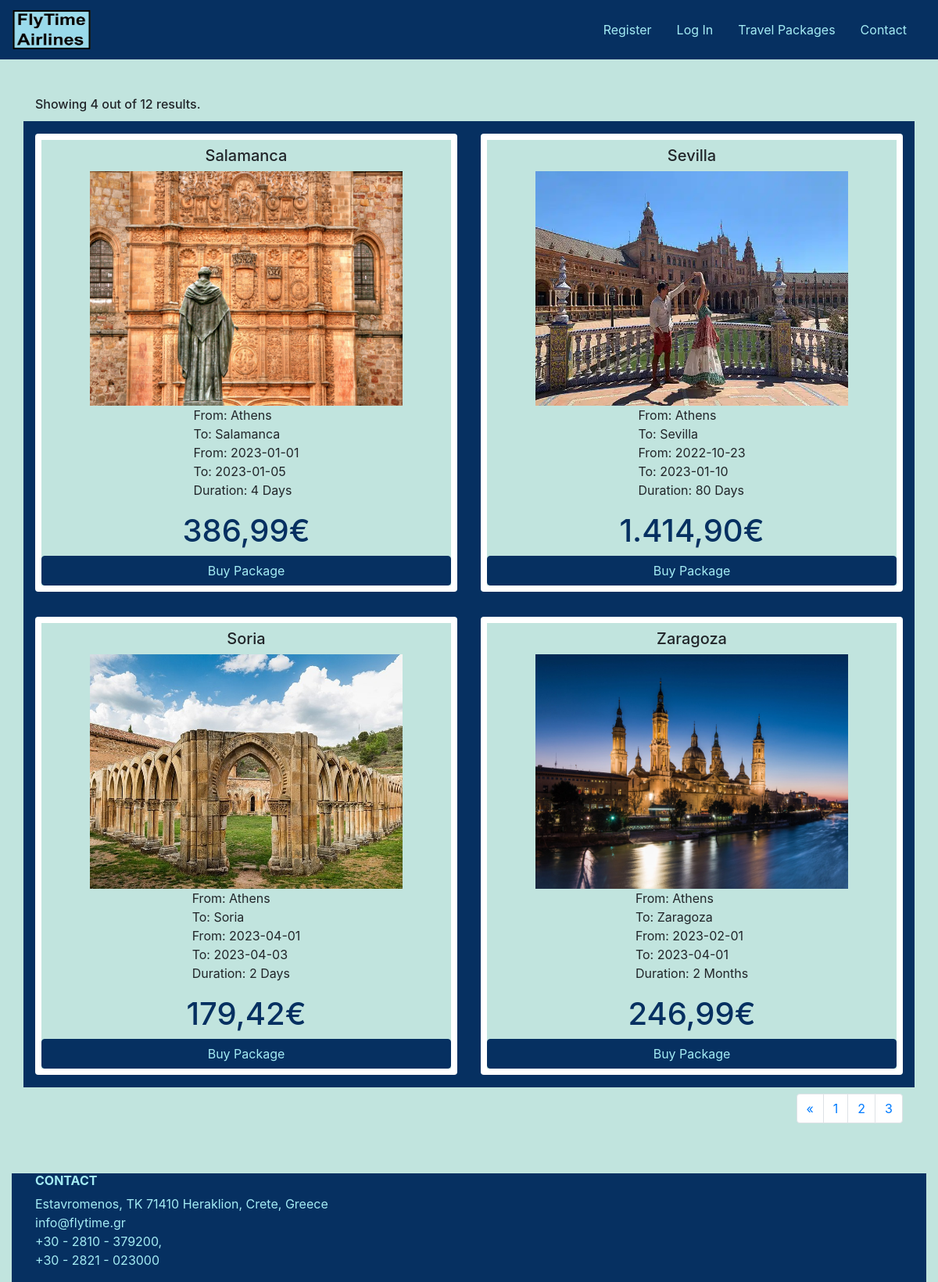
Screenshot of /HTML/travel_packages_list_page3.php with the database file from the repository.
### tables this page shows
CREATE TABLE `travelpackage` (
  `ProductID` varchar(3) NOT NULL,
  `Price` varchar(10) NOT NULL,
  `Quantity` int(3) NOT NULL,
  `PhotoURL` varchar(80) NOT NULL,
  `FromCity` varchar(20) NOT NULL,
  `ToCity` varchar(20) NOT NULL,
  `FromDate` date NOT NULL,
  `ToDate` date NOT NULL,
  `Duration` varchar(20) NOT NULL
);

### PHP/travel_packages_list_page.php (called while the page is built, shortened)
<?php
    function getPackages()
    {
        $servername = "localhost";
        $username = "root";
        $dbpassword = "";
        $dbname= "eshop";
        $conn = new mysqli($servername, $username, $dbpassword, $dbname);
        $select = mysqli_query($conn, "SELECT * FROM travelpackage");
        $packages = array();
        $index = 0;
        while($row = $select->fetch_assoc())
        {
            $packages[$index] = $row;
            $index+=1;
        }
        return $packages;
    }
?>

### HTML/travel_packages_list_page3.php (the view, shortened to what this page needs)
<?php
        $isLoggedIn = isset($_SESSION["email"]);
        require ("/xampp/htdocs/TP4795PROJECTINTERFACE/PHP/travel_packages_list_page.php");
        $packages = getPackages();
        $page = 8;
?>
<!DOCTYPE html>
<html lang="en">
<head>
    <link rel="stylesheet" href="https://cdn.jsdelivr.net/npm/bootstrap@4.5.3/dist/css/bootstrap.min.css"
>
    <link rel="stylesheet" type="text/css" href="../CSS/travel_packages_list_page.css">
</head>
<body>
    <nav class="navbar navbar-expand-md">
        <a class="navbar-brand" href="home.php">
                <img src="../Images_and_Icons/FlyTimeLogo.png" width="100" height="50">
        </a>
        <div class="collapse navbar-collapse" id="main-navigation">
                <ul class="navbar-nav">
                        <?php if (!$isLoggedIn)
                        { ?>
                                <li class="nav-item">
                                        <a class="nav-link" href="sign_up.php">Register</a>
                                </li>
                        <?php } ?>
                        <?php if (!$isLoggedIn)
                        { ?>
                                <li class="nav-item">
                                        <a class="nav-link" href="login.php">Log In</a>
                                </li>
                        <?php } ?>
                        <li class="nav-item">
                                <a class="nav-link" href="travel_packages_list_page.php">Travel Packages</a>
                        </li>
                        <li class="nav-item">
                                <a class="nav-link" href="contact.php">Contact</a>
                        </li>
                </ul>
        </div>
</nav>
    <header class="page-header header container-fluid">
        <div class="container mt-5 mb-5">
            <div class="row">
                <div class="col-md-12">
                    <div class="d-flex flex-row justify-content-between align-items-center filters">
                        <h6>Showing 4 out of 12 results.</h6>
                    </div>
                </div>
            </div>
            <div class="row mt-1" id="Items">
            <?php for ($i = $page; $i < $page+4; $i++)
                { ?>
                    <div class="col-md-6">
                        <div class="p-card bg-white p-2 rounded px-1 mt-3 mb-3">
                            <div class="d-flex justify-content-center">
                                <h5 class="mt-2"><?php echo $packages[$i]['ToCity']; ?></h5>
                            </div>
                            <div class="d-flex justify-content-center">
                                <img src="<?php echo $packages[$i]['PhotoURL'];?>" width="400" height="300">
                            </div>
                            <div class="d-flex justify-content-center">
                                <p>
                                    From: <?php echo $packages[$i]['FromCity'];?><br>
                                    To: <?php echo $packages[$i]['ToCity'];?><br>
                                    From: <?php echo $packages[$i]['FromDate'];?><br>
                                    To: <?php echo $packages[$i]['ToDate'];?><br>
                                    Duration: <?php echo $packages[$i]['Duration'];?>
                                </p>
                            </div>
                            <div class="d-flex justify-content-center">
                                <h1><?php echo $packages[$i]['Price'];?></h1>
                            </div>
                            <form class="d-flex justify-content-end" id="BuyProduct" action="../PHP/buy.php" method="post">
                                <input type="button" id="Register" class="btn btn-secondary btn-block" value="Buy Package"
                                    onclick="Done(<?php echo $packages[$i]['Quantity'];?>,this.form)">
                            </form>
                        </div>
                    </div>
                <?php } ?>
            </div>
            <div class="d-flex justify-content-end text-right mt-2">
                <nav>
                    <ul class="pagination">
                        <li class="page-item"><a class="page-link" href="travel_packages_list_page2.php" aria-label="Previous"><span
                                    aria-hidden="true">«</span></a></li>
                        <li class="page-item"><a class="page-link" href="travel_packages_list_page.php">1</a></li>
                        <li class="page-item"><a class="page-link" href="travel_packages_list_page2.php">2</a></li>
                        <li class="page-item"><a class="page-link" href="travel_packages_list_page3.php">3</a></li>
                    </ul>
                </nav>
            </div>
        </div>
        <footer class="page-footer">
            <div class="container">
                    <div class="row">
                            <div class="col-lg-8 col-md-8 col-sm-12">
                                    <h6 class="text-uppercase font-weight-bold">Contact</h6>
                                    <p>Estavromenos, TK 71410 Heraklion, Crete, Greece
                                                <br />info@flytime.gr
                                                <br />+30 - 2810 - 379200,
                                                <br />+30 - 2821 - 023000</p>
                            </div>
                    </div>
            </div>
        </footer>
    </header>
</body>
</html>

### CSS/travel_packages_list_page.css (style rules this page uses)
body { background-color: #c1e4de; }
.navbar { background: #063061; }
.nav-link, .navbar-brand { color: #a4ecf4; cursor: pointer; }
.nav-link { margin-right: 1em !important; }
.navbar-collapse { justify-content: flex-end; }
.d-flex { background: #c1e4de; }
#Items { background: #063061; }
.d-flex h1 { color: #063061; }
.d-flex input { border-color: #063061; background: #063061; color: #a4ecf4; }
.page-footer { background: #063061; }
.page-footer h6 { color: #a4ecf4; }
.page-footer p { color: #a4ecf4; }

### rows the page displays
travelpackage: ToCity "Salamanca", PhotoURL (picture), FromCity "Athens", FromDate "2023-01-01", ToDate "2023-01-05", Duration "4 Days", Price "386,99€"
travelpackage: ToCity "Sevilla", PhotoURL (picture), FromCity "Athens", FromDate "2022-10-23", ToDate "2023-01-10", Duration "80 Days", Price "1.414,90€"
travelpackage: ToCity "Soria", PhotoURL (picture), FromCity "Athens", FromDate "2023-04-01", ToDate "2023-04-03", Duration "2 Days", Price "179,42€"
travelpackage: ToCity "Zaragoza", PhotoURL (picture), FromCity "Athens", FromDate "2023-02-01", ToDate "2023-04-01", Duration "2 Months", Price "246,99€"
